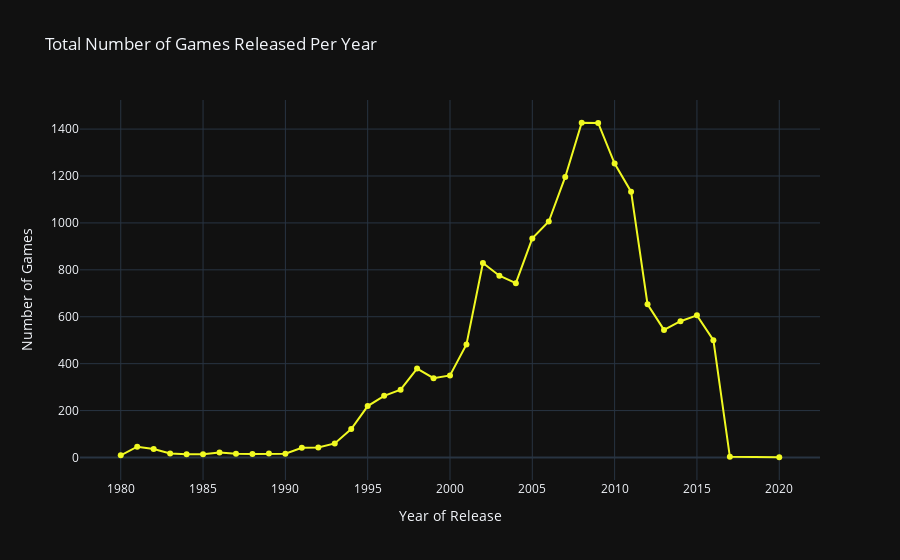

The notebook cell this image was saved under:
### Code cell
#Showing Total Number of Games Released Per Year

df_games = df.groupby(['Year_of_Release'], as_index=False)['Name'].count().sort_values(by='Year_of_Release',ascending=True)
fig8 = px.line(df_games, x = 'Year_of_Release', y = 'Name', markers=True, color_discrete_sequence=px.colors.sequential.Plasma_r, labels = {"Name": "Number of Games", "Year_of_Release":"Year of Release"}, template = "plotly_dark", title='Total Number of Games Released Per Year')
fig8.show()

### Figure 1 — Plotly figure (JSON) as saved in the notebook; plotly's stock layout.template omitted (floating-point values rounded to 4 significant figures)
{"data": [{"hovertemplate": "Year of Release=%{x}<br>Number of Games=%{y}<extra></extra>", "legendgroup": "", "line": {"color": "#f0f921", "dash": "solid"}, "marker": {"symbol": "circle"}, "mode": "markers+lines", "name": "", "orientation": "v", "showlegend": false, "type": "scatter", "x": [1980, 1981, 1982, 1983, 1984, 1985, 1986, 1987, 1988, 1989, 1990, 1991, 1992, 1993, 1994, 1995, 1996, 1997, 1998, 1999, 2000, 2001, 2002, 2003, 2004, 2005, 2006, 2007, 2008, 2009, 2010, 2011, 2012, 2013, 2014, 2015, 2016, 2017, 2020], "xaxis": "x", "y": [9, 46, 36, 17, 14, 14, 21, 16, 15, 17, 16, 41, 43, 60, 121, 219, 263, 289, 379, 338, 350, 482, 829, 775, 743, 934, 1006, 1196, 1427, 1426, 1253, 1133, 653, 544, 581, 606, 500, 3, 1], "yaxis": "y"}], "layout": {"legend": {"tracegroupgap": 0}, "title": {"text": "Total Number of Games Released Per Year"}, "xaxis": {"anchor": "y", "domain": [0, 1], "title": {"text": "Year of Release"}}, "yaxis": {"anchor": "x", "domain": [0, 1], "title": {"text": "Number of Games"}}}}
